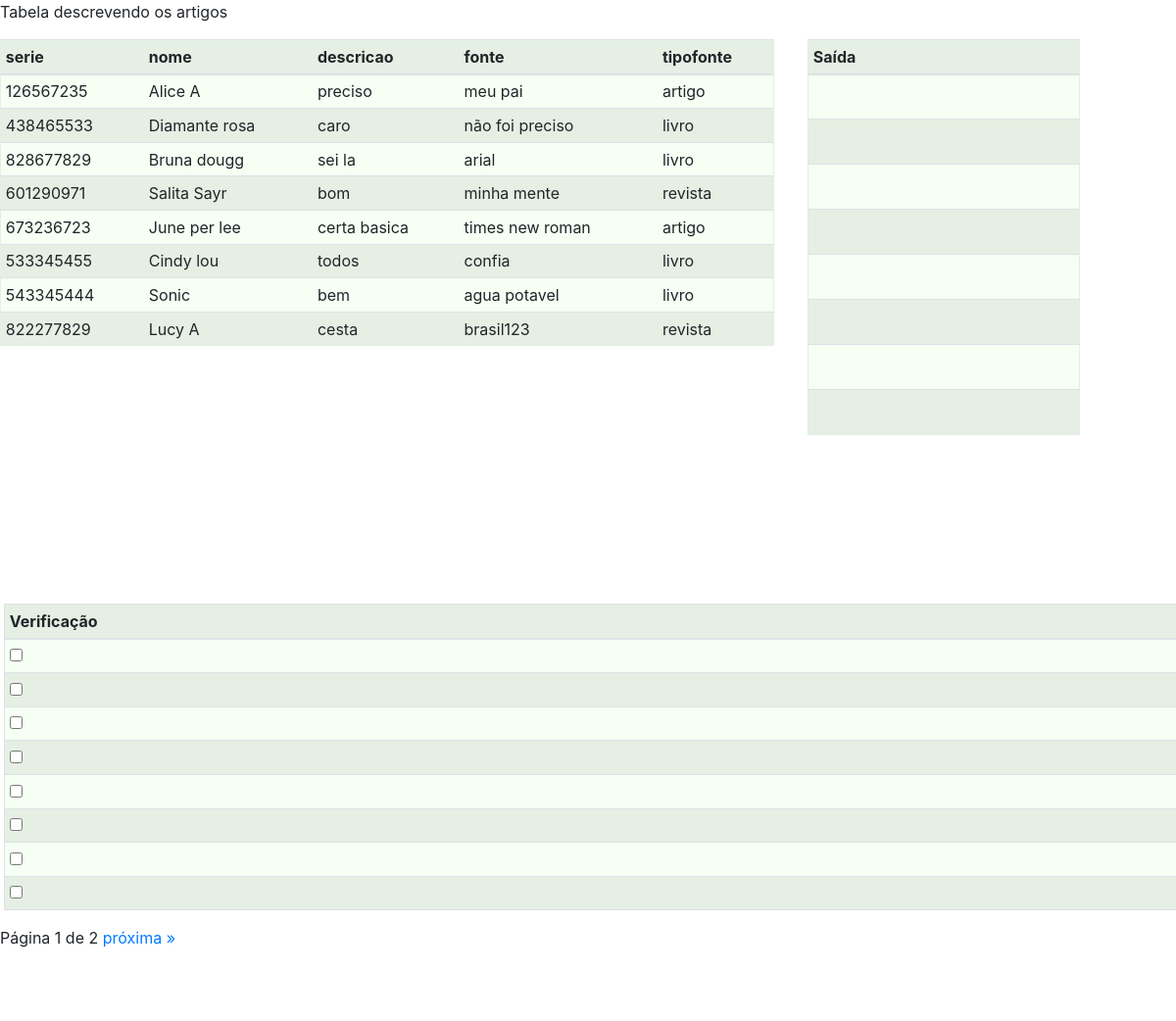
/tabela/, run on an earlier commit of the app's database.
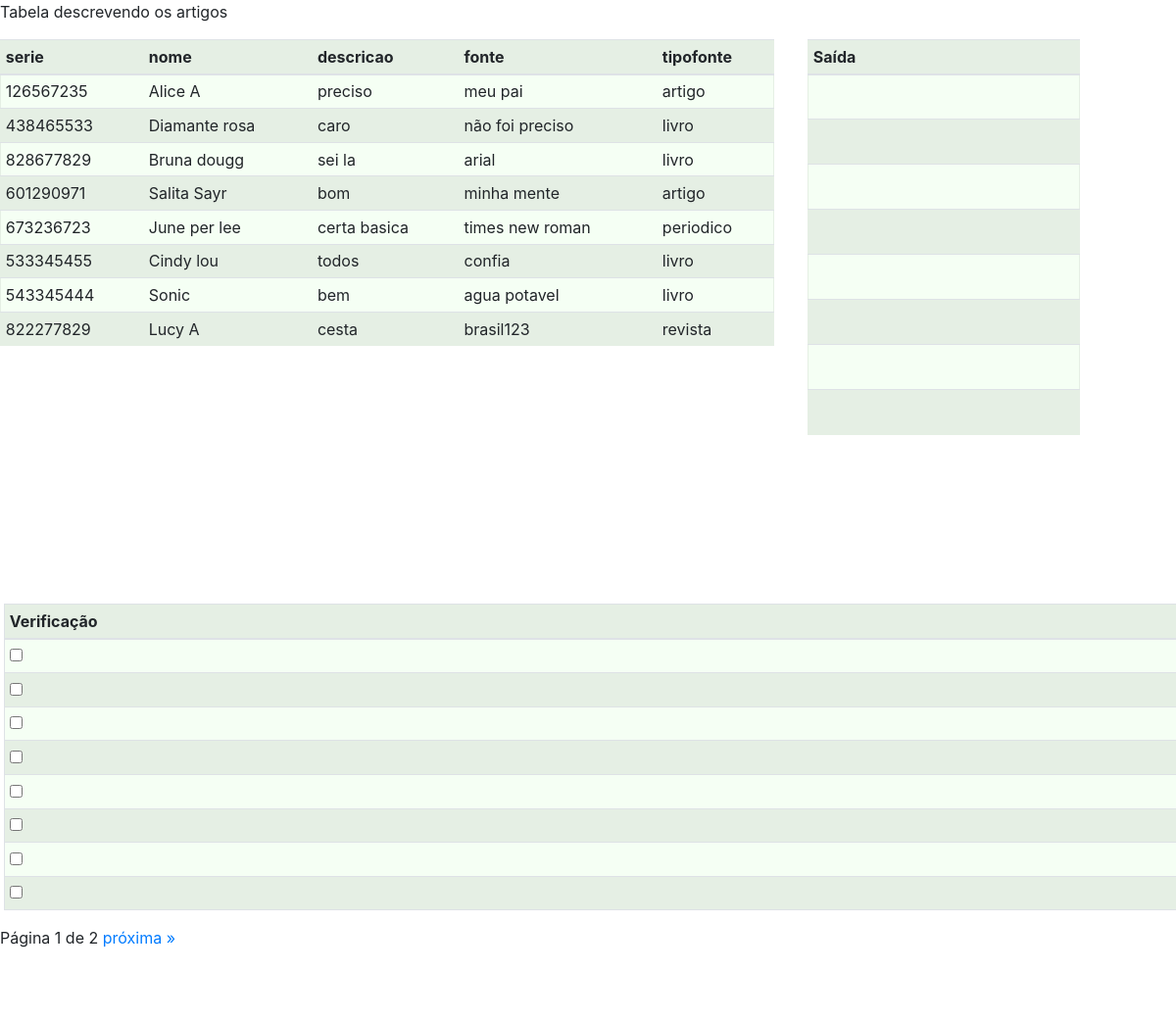
And on a later commit of the database.
### tabela/models.py (models this page shows)
class Source(models.Model):
    tipo = models.CharField(_("tipo"), unique=True, max_length=100)
    def __str__(self):
        return self.tipo

### tabela/views.py (the view)
# urls.py: path('', views.index, name='index'),
def index(request):
    p = Paginator(Dataset.objects.all(), 8)
    page = request.GET.get('page')
    dataset = p.get_page(page)
    allFields = Dataset._meta.get_fields()
    return render(request, 'tabela/index.html', {'dataset': dataset, 'allFields': allFields[1:]})

### tabela/models.py (called while the page is built)
    def get_string_fields(self):
        field_names = [field.name for field in Dataset._meta.get_fields()]
        values = []
        for field_name in field_names[1:]:
            values.append('%s' % getattr(self, field_name))
        return values

### tabela/templates/tabela/index.html (shortened to what this page needs)
{% load static %}
<!DOCTYPE html>
<html lang="en">
<head>
    <link rel="stylesheet" href="{% static 'css/styles.css' %}">
    <link rel="stylesheet" href="{% static 'css/bootstrap.min.css' %}">
    <link rel="stylesheet" href="{% static 'fa/css/all.min.css' %}">
</head>
<body>
<p>Tabela descrevendo os artigos</p>
<div class="row">
    <div class="col-md-8">
        <div class="table-responsive-sm">
        <table class="table table-sm table-hover" width="100%">
        <thead style="background-color: #ffffff">
            {% for label in allFields %}
            <th>{{ label.name }}</th>
            {% endfor %}
        </thead>
        <tbody>
        {% for item in dataset %}
        <tr >
            {% for field in item.get_string_fields %}
            <td>{{ field }}</td>
            {% endfor %}
        </tr>
        {% endfor %}
        </tbody>
        </table>
    </div>
    </div>
    <div class="col-md-3">
        <table class="table table-hover table-sm ml-1">
            <thead>
                <th> Saída </th>
            </thead>
            <tbody>
            {% for item in dataset %}
            <tr>
               <td class="align-middle" style="height: 40px; max-height: 40px;">
                   <embed type="text/html" src="{{ item.id }}" width="100%" height="100%">
               </td>
            </tr>
            {% endfor %}
            </tbody>
        </table>
        <embed type="text/html" src="add-source" width="100%" height="100%" onClick="window.location.reload();">
    </div>
    <div class="col">
        <table id="check-table" class="table table-bordered table-sm ml-1">
            <thead>
                <th> Verificação </th>
            </thead>
            <tbody>
            {% for item in dataset %}
            <tr>
               <td class="align-middle">
                    <div class="form-check form-switch">
                    <input class="form-check-input" type="checkbox" role="switch" id="flexSwitchCheckDefault" />
                    </div>
               </td>
            </tr>
            {% endfor %}
            </tbody>
        </table>
    </div>
</div>
<p>
    Página {{ dataset.number }} de {{dataset.paginator.num_pages}}
    {% if dataset.has_next %}
    <a href="?page={{ dataset.next_page_number }}"> próxima &raquo; </a>
    {% endif %}
</p>
</body>
</html>

What changed in the data, as far as the page shows it:
added Source: get_string_fields "periodico"
Also different on the page:
new list line: "artigo"
list line gone: "revista"
list line gone: "artigo"
